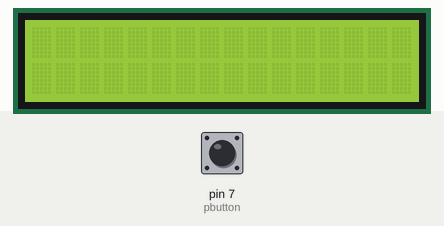
Simulated run of this sketch. Board: Arduino Uno, built with avr-gcc and run on an emulated ATmega328P. Shown: 16×2 character LCD. The inputs (shaded band) are chosen by the test bench; at power-on: pin 7 (pbutton) LOW.

Above: at 1.2 s.
1.3 s: pin 7 (pbutton) pulled HIGH for 0.15 s
At 2.5 s:
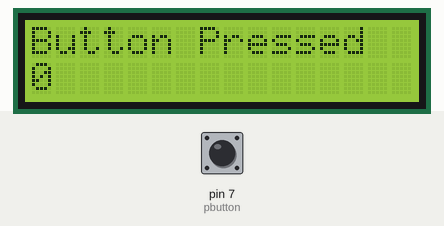
2.9 s: pin 7 (pbutton) pulled HIGH for 1 s
At 3.7 s:
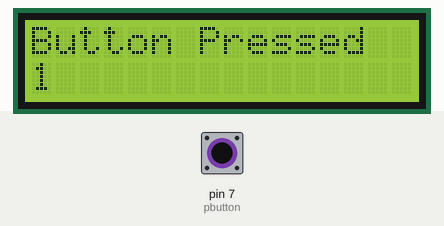
5.4 s: pin 7 (pbutton) pulled HIGH for 0.15 s
At 6.6 s:
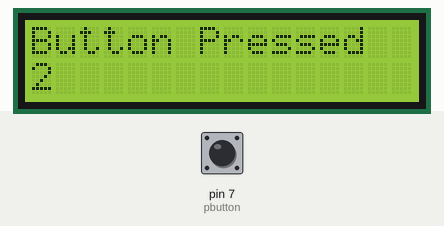
7.0 s: pin 7 (pbutton) pulled HIGH for 1 s
At 8.0 s:
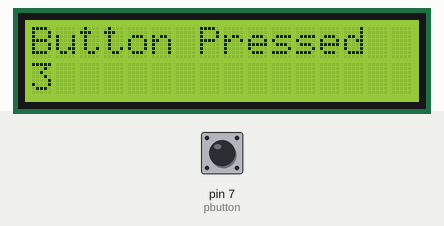
Timing chart, 0 to 10.0 s (numbered marks = the images above; inputs shaded):
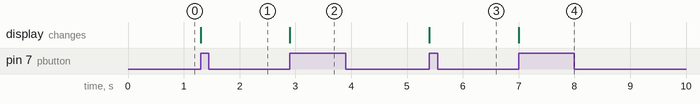

Measured:
- after the input at 1.3 s, the display: changes at once (image 1)
- after the input at 2.9 s, the display: changes at once (image 2)
- after the input at 5.4 s, the display: changes at once (image 3)
- after the input at 7.0 s, the display: changes at once (image 4)

The sketch:

lcdcount.ino
```cpp
#include <LiquidCrystal.h>
LiquidCrystal lcd(12,11,5,4,3,2);
int pbutton=7;
int count=0;

void setup() {
  // put your setup code here, to run once:
  lcd.begin(16,2);
  pinMode(pbutton,INPUT);
}

void loop() {
  // put your main code here, to run repeatedly:
  if(digitalRead(pbutton)==HIGH)
  {
    lcd.setCursor(0,0);
    lcd.print("Button Pressed");
    lcd.setCursor(0,1);
    lcd.print(count++);
    while(digitalRead(pbutton)==HIGH);
  }
}
```
